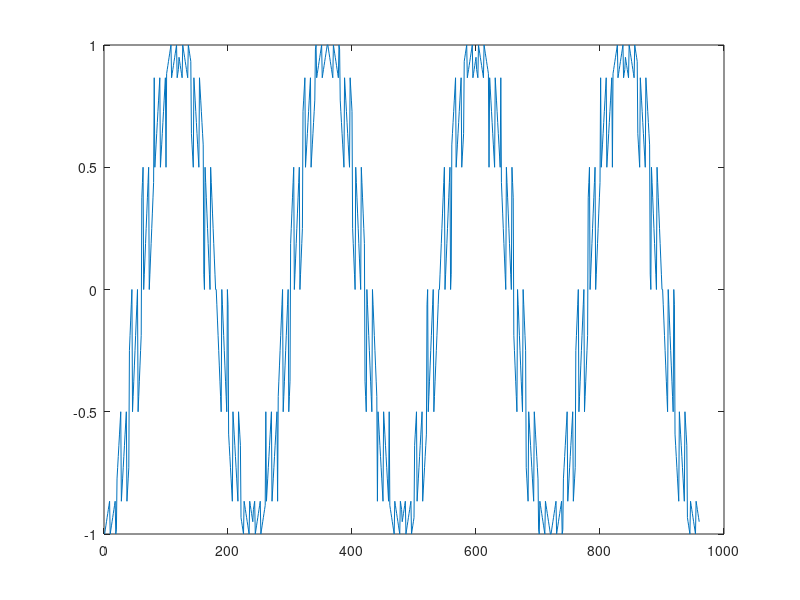

Write the MATLAB code that produced this figure. (Note: this script raises an error after producing the figure.)
%% Procedure3

%linear interporter
fi = 5;
Ts = 1; 
x3 = zeros(1,49);
linear_x3 = zeros(1,960);
u =0;
u_step = 1/8;

for i = 1:49
    x3(1,i)=cos(2*pi*(i*Ts/(12*Ts) + fi/12));
end

for i =1:960
    m = floor((i-1)/20)+1;
    linear_x3(1,i) = u*x3(m+1) + (1-u)*x3(m);
    if (u>0.95)
        u = 0;
    else 
        u = u+u_step;
    end
end
plot (linear_x3);

%% Second order

Second_order_x3 = zeros(1,961);
Second_order_mm = linspace(48,96,961);

u = 0;

for i = 1:961
    C0 = ((1-u)*(2-u))/2;
    C_1 = u*(2-u);
    C_2 = -u*(1-u)/2;
    m = floor((i-1)/20)+1;
    Second_order_x3(1,i) = C0*x3(1,m) + C_1*x3(1,m+1) + C_2*x3(1,m+2);
    if (u>0.95)
        u = 0;
    else 
        u = u+u_step;
    end
end

plot (Second_order_mm,Second_order_x3)
